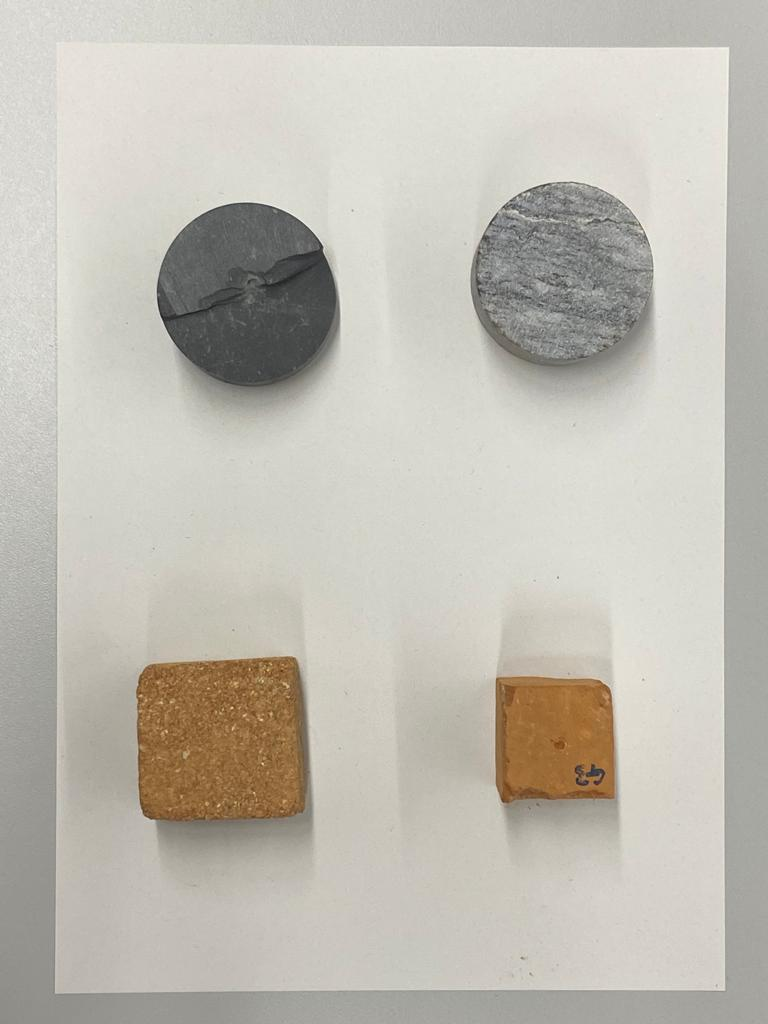
#> input picture images_original/test_1.jpg, 768 x 1024 px, found by its file name
$ python main_classes.py
#> lines starting #> are read from the running program, lines starting #| are printed output that depends on the picture; after the words box and inside, x2 and y2 are one past the last pixel; in counts of white or black regions, pixels touching at a corner belong together
from PIL import Image, ImageFilter

class Picture():

    def __init__(self, name) -> None:
#> called with name = 'images/test_1.jpg'
        self.name = name
        self.image = Image.open(self.name)
#> self.image is the input picture: PIL image 768x1024 RGB; mean R, G, B 192.9, 189.2, 180
        self.image.show()

    def convert2gray(self):
        self.img_gray = self.image.convert("L") # converts the image to grayscale
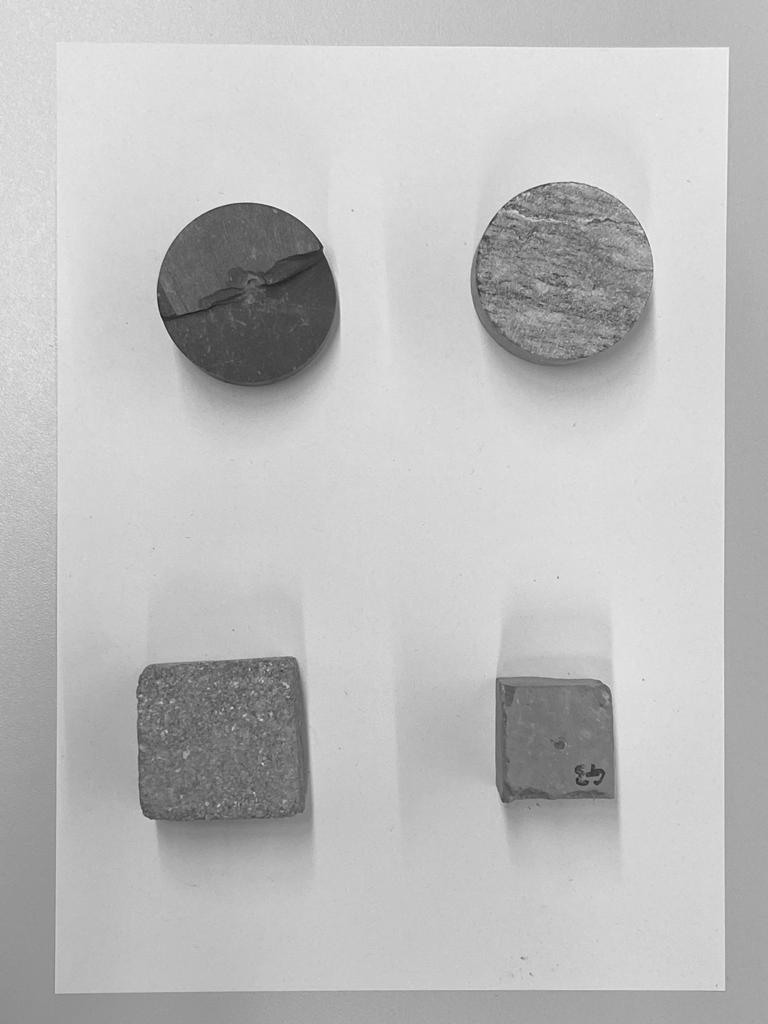
#> self.img_gray: PIL image 768x1024 L; min 27, max 250, mean 189.3
        self.img_gray.show()

    def blur_picture(self):
        self.img_blur = self.img_gray.filter(ImageFilter.GaussianBlur(5))
        self.img_blur.show()

    def erode(self):
        # First convert the image to its binary version
        threshold = 155
        img_bin = self.img_gray.point(lambda x: 255 if x > threshold else 0)
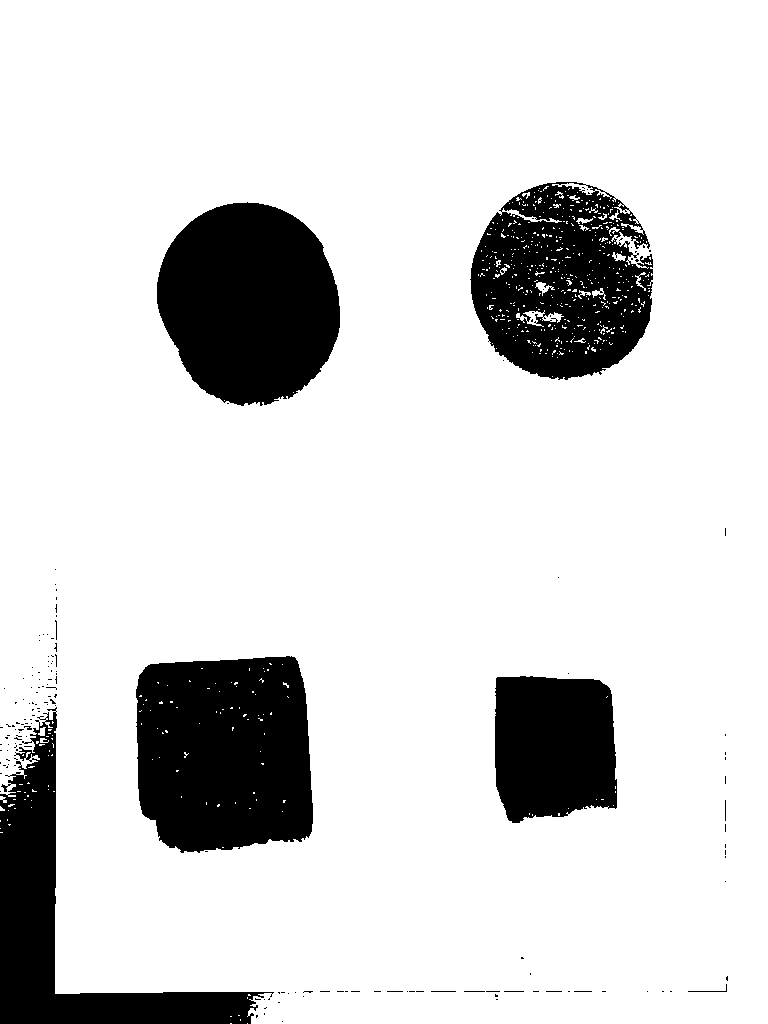
#> img_bin: PIL image 768x1024 L; 84.4% white; 166 black regions (155 under 20 px), largest, box (x1, y1, x2, y2) and area: (136, 656, 313, 853) 30768, (157, 202, 340, 406) 28819, (470, 182, 653, 380) 25188
        img_bin = img_bin.convert("1")

        # Erode the image three times with a 3x3 kernel
        for _ in range(3):
            self.img_erode = img_bin.filter(ImageFilter.MaxFilter(3))
#> this loop made 3 passes
#> pass 1, in erode, `self.img_erode = img_bin.filter(ImageFilter.MaxFilter(3))`:
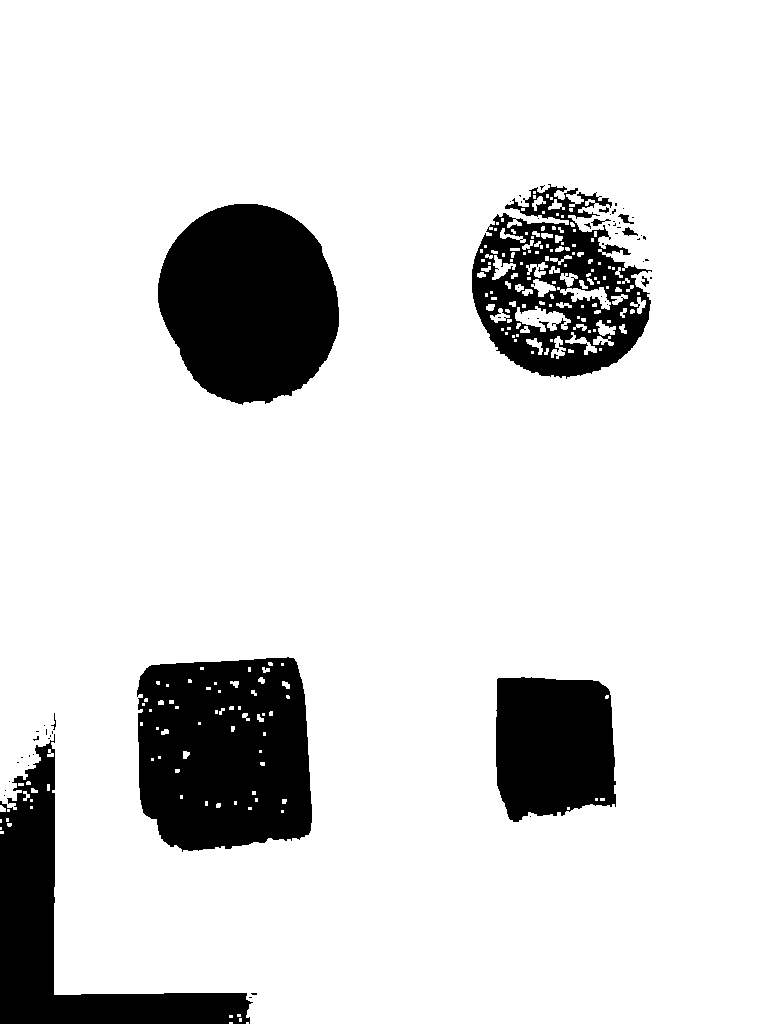
#> self.img_erode: PIL image 768x1024 1; 86.1% white; 61 black regions (50 under 20 px), largest, box (x1, y1, x2, y2) and area: (137, 657, 312, 852) 29212, (158, 204, 339, 405) 27986, (0, 734, 253, 1024) 19203

        self.img_erode.show()

    def find_edges(self):
        img_smooth = self.img_erode.filter(ImageFilter.SMOOTH) # First smooth the image
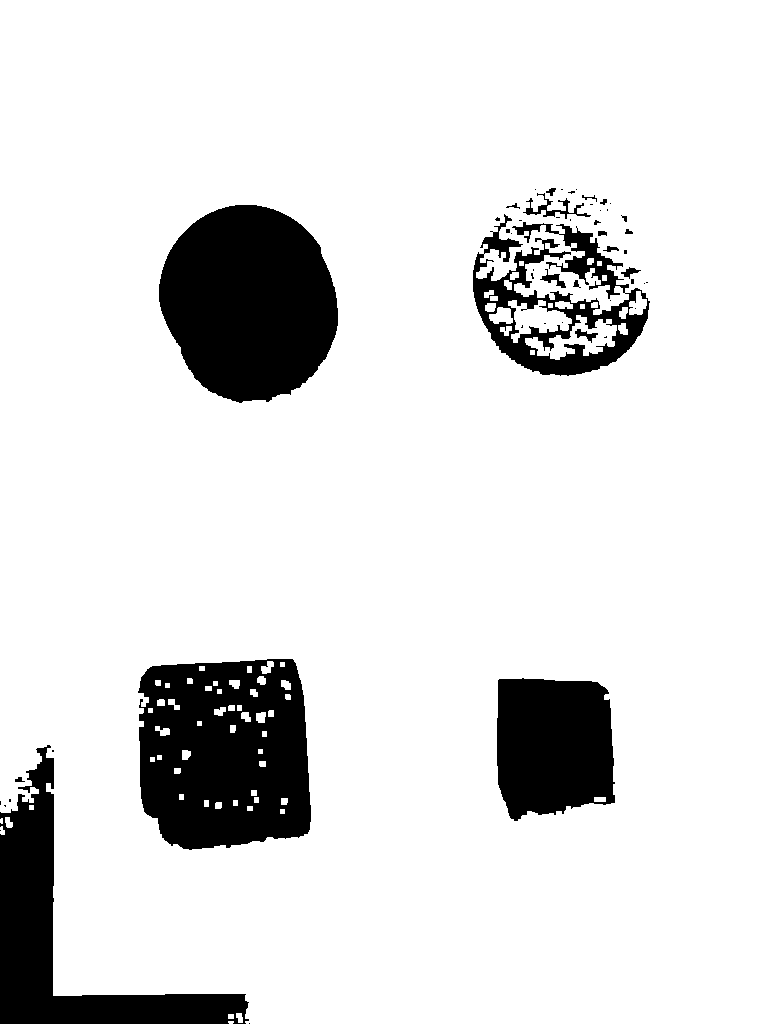
#> img_smooth: PIL image 768x1024 1; 87.5% white; 52 black regions (33 under 20 px), largest, box (x1, y1, x2, y2) and area: (138, 659, 311, 850) 27317, (159, 205, 338, 403) 27217, (0, 745, 249, 1024) 18080
        self.img_edges = img_smooth.filter(ImageFilter.FIND_EDGES) # Second, find the edges
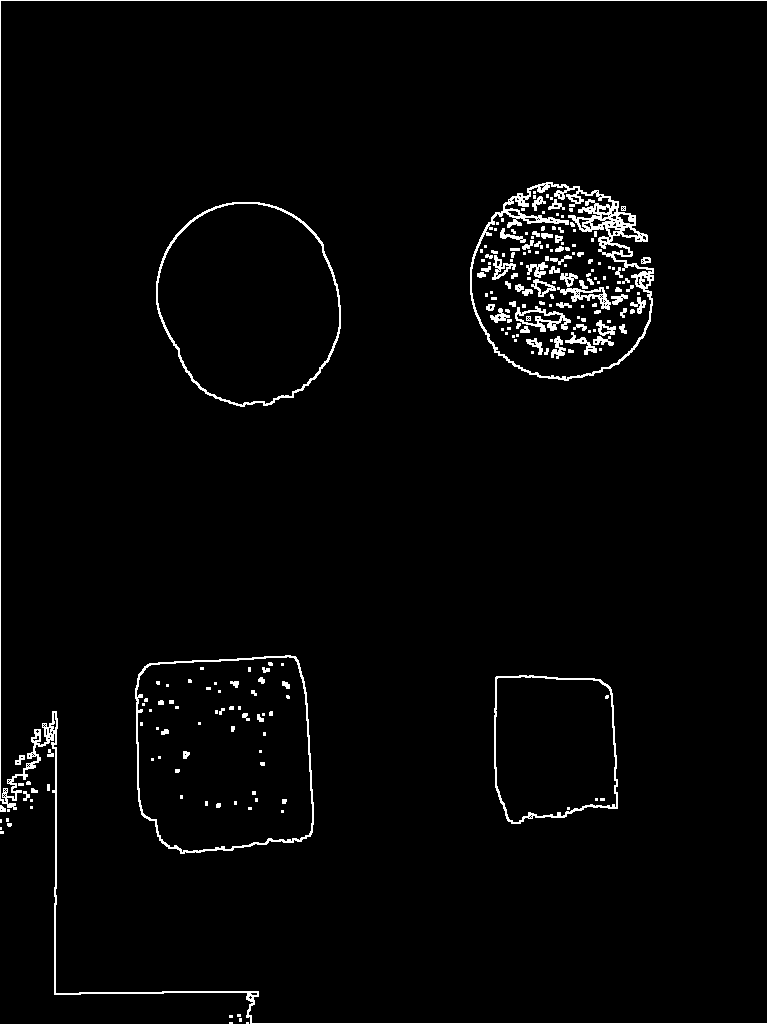
#> self.img_edges: PIL image 768x1024 1; 2.6% white in thin lines or dots
        self.img_edges.show()

if __name__== '__main__':

    img = Picture('images/test_1.jpg')

    img.convert2gray()

    img.blur_picture()

    img.erode()

    img.find_edges()
